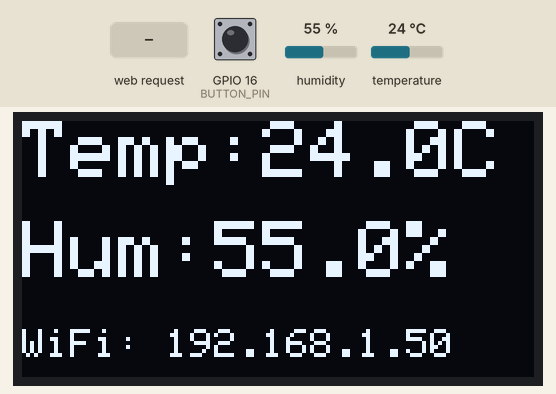
The sketch below on a simulated ESP32. On the bench: 128×64 one-colour display. Inputs (shaded band) come from the test bench; at power-on: humidity 55 %, GPIO 16 (BUTTON_PIN) LOW, temperature 24 °C. WiFi joins after 1.5 s; servers stay silent unless stated; not simulated (calls return 0 or success): secrets.h; what the sketch prints to the serial monitor is not drawn.

Above: at 2.8 s.
2.9 s: humidity set to 22 %
At 4.8 s:
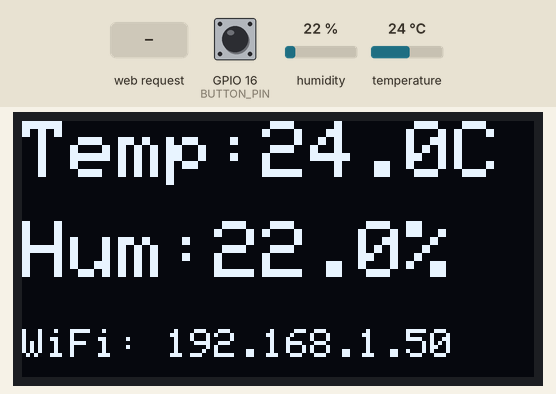
11.6 s: HTTP request GET /data received
At 11.6 s:
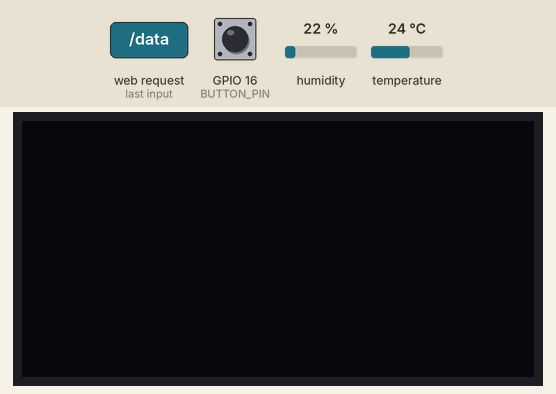
Timing chart, 0 to 14.6 s (numbered marks = the images above; inputs shaded):
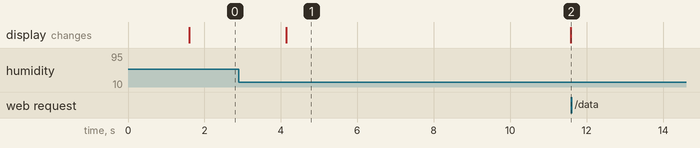

Measured:
- after the input at 2.9 s, the display: changes after 1.2 s (image 1)
- after the input at 11.6 s, every drawn part: stays the same
- what the display in image 1 shows lasts 7.5 s, from 4.1 s to 11.6 s

The sketch:

weather_station_dht11.ino
```cpp
#include <WiFi.h>
#include <Wire.h>
#include <DHT.h>
#include <Adafruit_GFX.h>
#include <Adafruit_SSD1306.h>
#include "secrets.h"

// =====================================================
// WiFi
// =====================================================

WiFiServer server(80);

// =====================================================
// DHT11
// =====================================================

#define DHTPIN 4
#define DHTTYPE DHT11

DHT dht(DHTPIN, DHTTYPE);

float temperature = NAN;
float humidity = NAN;

unsigned long lastSensorRead = 0;
const unsigned long sensorInterval = 2000;

// =====================================================
// OLED
// =====================================================

#define SDA_PIN 21
#define SCL_PIN 22

#define SCREEN_WIDTH 128
#define SCREEN_HEIGHT 64

#define OLED_RESET -1
#define OLED_ADDRESS 0x3C

Adafruit_SSD1306 display(
  SCREEN_WIDTH,
  SCREEN_HEIGHT,
  &Wire,
  OLED_RESET
);

// =====================================================
// BUTTON
// =====================================================

#define BUTTON_PIN 16

bool displayOn = true;

unsigned long displayStarted = 0;
const unsigned long displayDuration = 10000;

bool lastButtonState = LOW;

unsigned long lastDisplayUpdate = 0;
const unsigned long displayInterval = 500;

// =====================================================
// Setup
// =====================================================

void setup() {

  Serial.begin(115200);

  pinMode(BUTTON_PIN, INPUT);

  // -----------------------------
  // Start DHT11
  // -----------------------------

  dht.begin();

  // -----------------------------
  // Start I2C / OLED
  // -----------------------------

  Wire.begin(SDA_PIN, SCL_PIN);

  if (!display.begin(SSD1306_SWITCHCAPVCC, OLED_ADDRESS)) {

    Serial.println("SSD1306 allocation failed");

    while (true) {
      delay(1000);
    }
  }

  display.clearDisplay();
  display.setTextColor(SSD1306_WHITE);
  display.setTextSize(2);
  display.setCursor(0, 0);

  display.println("Starting...");

  display.display();

  // -----------------------------
  // Connect to WiFi
  // -----------------------------

  WiFi.begin(WIFI_SSID, WIFI_PASSWORD);

  Serial.print("Connecting to WiFi");

  int attempts = 0;

  while (WiFi.status() != WL_CONNECTED && attempts < 20) {

    delay(500);
    Serial.print(".");

    attempts++;
  }

  if (WiFi.status() != WL_CONNECTED) {

    Serial.println();
    Serial.println("WiFi connection failed");

    display.clearDisplay();
    display.setTextSize(1);
    display.setCursor(0, 0);

    display.println("WiFi connection");
    display.println("failed");

    display.display();

    return;
  }

  Serial.println();
  Serial.println("Connected to WiFi");

  Serial.print("IP address: ");
  Serial.println(WiFi.localIP());

  // -----------------------------
  // Start HTTP server
  // -----------------------------

  server.begin();

  Serial.println("HTTP server started");

  // Read sensor immediately
  readSensor();
  turnDisplayOn();
}

// =====================================================
// Main loop
// =====================================================

void loop() {

  unsigned long now = millis();

  // -----------------------------------------
  // Button
  // -----------------------------------------

  bool buttonState = digitalRead(BUTTON_PIN);

  if (buttonState == HIGH && lastButtonState == LOW) {
    turnDisplayOn();
  }

  lastButtonState = buttonState;

  // -----------------------------------------
  // Turn display off after timeout
  // -----------------------------------------

  if (displayOn && now - displayStarted >= displayDuration) {
    turnDisplayOff();
  }

  // -----------------------------------------
  // Read DHT11 every 2 seconds
  // -----------------------------------------

  if (now - lastSensorRead >= sensorInterval) {

    lastSensorRead = now;

    readSensor();
  }

  // -----------------------------------------
  // Update OLED
  // -----------------------------------------

  if (displayOn && now - lastDisplayUpdate >= displayInterval) {

    lastDisplayUpdate = now;

    updateDisplay();
  }

  // -----------------------------------------
  // Handle HTTP
  // -----------------------------------------

  handleWebServer();
}

// =====================================================
// Read sensor
// =====================================================

void readSensor() {

  float newHumidity = dht.readHumidity();
  float newTemperature = dht.readTemperature();

  if (isnan(newHumidity) || isnan(newTemperature)) {

    Serial.println("Failed to read DHT11");

    return;
  }

  humidity = newHumidity;
  temperature = newTemperature;

  Serial.print("Temperature: ");
  Serial.print(temperature, 1);
  Serial.print(" C");

  Serial.print(" | Humidity: ");
  Serial.print(humidity, 1);
  Serial.println(" %");
}

// =====================================================
// Update OLED
// =====================================================

void updateDisplay() {

  display.clearDisplay();

  // -----------------------------
  // Temperature
  // -----------------------------

  display.setTextSize(2);
  display.setCursor(0, 0);

  display.print("Temp:");

  if (isnan(temperature)) {
    display.println("--");
  }
  else {
    display.print(temperature, 1);
    display.println("C");
  }

  // -----------------------------
  // Humidity
  // -----------------------------

  display.setCursor(0, 25);

  display.print("Hum:");

  if (isnan(humidity)) {
    display.println("--");
  }
  else {
    display.print(humidity, 1);
    display.println("%");
  }

  // -----------------------------
  // WiFi status
  // -----------------------------

  display.setTextSize(1);
  display.setCursor(0, 52);

  if (WiFi.status() == WL_CONNECTED) {

    display.print("WiFi: ");
    display.print(WiFi.localIP());

  }
  else {

    display.print("WiFi disconnected");
  }

  display.display();
}

void turnDisplayOn() {
  displayOn = true;
  displayStarted = millis();

  display.ssd1306_command(SSD1306_DISPLAYON);

  updateDisplay();
}

void turnDisplayOff() {
  displayOn = false;

  display.ssd1306_command(SSD1306_DISPLAYOFF);
}

// =====================================================
// HTTP server
// =====================================================

void handleWebServer() {

  WiFiClient client = server.available();

  if (!client) {
    return;
  }

  Serial.println("Client connected");

  unsigned long timeout = millis();

  // Wait briefly for the HTTP request to arrive
  while (!client.available() && millis() - timeout < 100) {
    delay(1);
  }

  if (!client.available()) {
    client.stop();
    return;
  }

  // Read the first line of the HTTP request
  String request = client.readStringUntil('\r');

  // Consume the remaining newline
  client.read();

  Serial.print("Request: ");
  Serial.println(request);

  // ---------------------------------------------------
  // GET /data
  // ---------------------------------------------------

  if (request.startsWith("GET /data")) {

    if (isnan(temperature) || isnan(humidity)) {

      client.println("HTTP/1.1 500 Internal Server Error");
      client.println("Content-Type: application/json");
      client.println("Connection: close");
      client.println();

      client.println(
        "{\"error\":\"Failed to read DHT11\"}"
      );

    } else {

      String json = "{";

      json += "\"temperature\":";
      json += String(temperature, 1);

      json += ",\"humidity\":";
      json += String(humidity, 1);

      json += "}";

      client.println("HTTP/1.1 200 OK");
      client.println("Content-Type: application/json");
      client.println("Connection: close");
      client.println();

      client.println(json);

      Serial.print("JSON: ");
      Serial.println(json);
    }
  }

  // ---------------------------------------------------
  // Anything else
  // ---------------------------------------------------

  else {

    client.println("HTTP/1.1 404 Not Found");
    client.println("Content-Type: application/json");
    client.println("Connection: close");
    client.println();

    client.println(
      "{\"error\":\"Not found\"}"
    );
  }

  delay(1);
  client.stop();

  Serial.println("Client disconnected");
}


// #include <WiFi.h>
// #include <DHT.h>
// #include <Adafruit_Sensor.h>
// #include <Wire.h>
// #include <Adafruit_GFX.h>
// #include <Adafruit_SSD1306.h>

// #define SCREEN_WIDTH 128
// #define SCREEN_HEIGHT 64

// Adafruit_SSD1306 display(SCREEN_WIDTH, SCREEN_HEIGHT, &Wire, -1);

// // Replace with your network credentials
// const char* ssid = "";
// const char* password = "";

// // DHT11 Sensor setup
// #define DHTPIN 4          // Pin where the DHT11 is connected
// #define DHTTYPE DHT11     // DHT 11
// DHT dht(DHTPIN, DHTTYPE);

// // Create a web server on port 80
// WiFiServer server(80);

// void setup() {

//   display.begin(SSD1306_SWITCHCAPVCC, 0x3C);
//   display.clearDisplay();
//   display.setTextSize(2);
//   display.setTextColor(WHITE);
//   display.setCursor(10, 10);
//   display.println("Subscribe");
//   display.display();

//   Serial.begin(115200);
//   dht.begin();

//   // Connect to Wi-Fi
//   WiFi.begin(ssid, password);
//   Serial.print("Connecting to WiFi");
//   while (WiFi.status() != WL_CONNECTED) {
//     delay(1000);
//     Serial.print(".");
//   }
//   Serial.println("Connected to WiFi");
//   Serial.print("IP Address: ");
//   Serial.println(WiFi.localIP());

//   // Start the server
//   server.begin();
// }

// void loop() {
//   WiFiClient client = server.available(); // Listen for incoming clients

//   if (client) {
//     String currentLine = "";
//     while (client.connected()) {
//       if (client.available()) {
//         char c = client.read();
//         Serial.write(c);
//         if (c == '\n') {
//           // If the current line is blank, you got two newline characters in a row.
//           // That's the end of the client HTTP request, so send a response:
//           if (currentLine.length() == 0) {
//             // Read DHT11
//           float humidity = dht.readHumidity();
//           float temperature = dht.readTemperature();

//           // Check sensor reading
//           if (isnan(humidity) || isnan(temperature)) {

//             client.println("HTTP/1.1 500 Internal Server Error");
//             client.println("Content-Type: application/json");
//             client.println("Connection: close");
//             client.println();

//             client.println("{\"error\":\"Failed to read DHT11\"}");

//           } else {

//             // Create JSON response
//             String json = "{";
//             json += "\"temperature\":" + String(temperature, 1) + ",";
//             json += "\"humidity\":" + String(humidity, 1);
//             json += "}";

//             // HTTP response
//             client.println("HTTP/1.1 200 OK");
//             client.println("Content-Type: application/json");
//             client.println("Connection: close");
//             client.println();

//             client.println(json);

//             Serial.println();
//             Serial.println("Response:");
//             Serial.println(json);
//           }

//           break;
//           } else {
//             currentLine = "";
//           }
//         } else if (c != '\r') {
//           currentLine += c;
//         }
//       }
//     }
//     delay(1);
//     client.stop();
//   }
// }
```
